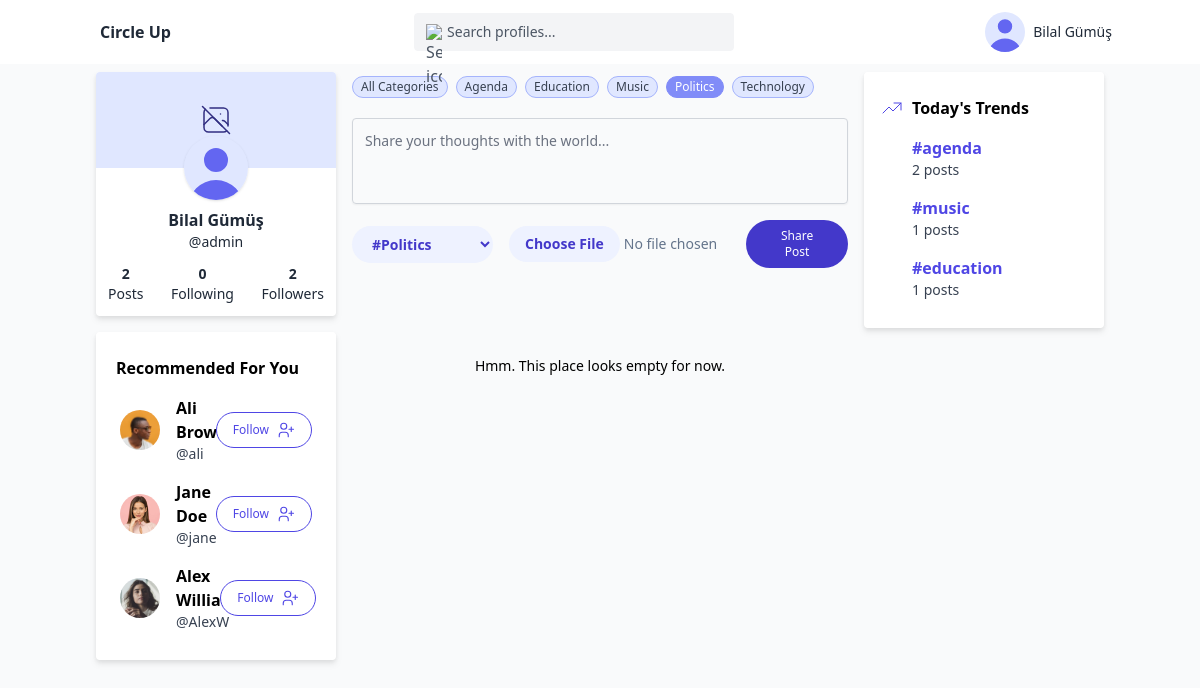
Page /pages/index.php?category_id=3 (signed in) on the committed database.
### tables this page shows
CREATE TABLE `users` (
  `id` int(11) NOT NULL,
  `username` varchar(255) NOT NULL,
  `first_name` varchar(50) NOT NULL,
  `last_name` varchar(50) NOT NULL,
  `email` varchar(255) NOT NULL,
  `password` varchar(255) NOT NULL,
  `profile_picture` varchar(50) NOT NULL DEFAULT 'default',
  `banner_picture` varchar(50) NOT NULL DEFAULT 'default',
  `role_id` int(11) NOT NULL DEFAULT 3,
  `user_date` timestamp NOT NULL DEFAULT current_timestamp() ON UPDATE current_timestamp()
);

CREATE TABLE `category` (
  `category_id` int(11) NOT NULL,
  `category_title` varchar(50) NOT NULL
);

### components/left-bar/components/recommended-user.php (the view, shortened to what this page needs)
<div class="bg-white drop-shadow-md rounded px-4 py-6">
    <span class="text-base font-semibold ml-1">Recommended For You</span>
    <div class="flex flex-col gap-2 mt-3">
        <?php
        $recommendedUserQuery = "SELECT * FROM users WHERE NOT id IN(SELECT receiver_id FROM user_follow WHERE sender_id = ?) AND id != ? LIMIT 3;";
        $stmt = $link->prepare($recommendedUserQuery);
        $stmt->bind_param("ii", $_SESSION["id"], $_SESSION["id"]);
        $stmt->execute();
        $all_recommended_user = $stmt->get_result();
        if (!($all_recommended_user->num_rows < 1)) {
            while ($row = $all_recommended_user->fetch_assoc()) { ?>
                <a href="profile.php?user_id=<?php echo $row["id"] ?>" class="flex justify-between items-center gap-4 hover:bg-indigo-50 px-2">
                    <div class="flex justify-between items-center gap-4">
                        <?php if ($row["profile_picture"] == "default") { ?>
                            <div class="relative w-10 h-10 overflow-hidden bg-indigo-100 rounded-full">
                                <svg class="absolute w-12 h-12 text-indigo-500 -left-1" fill="currentColor" viewBox="0 0 20 20" xmlns="http://www.w3.org/2000/svg">
                                    <path fill-rule="evenodd" d="M10 9a3 3 0 100-6 3 3 0 000 6zm-7 9a7 7 0 1114 0H3z" clip-rule="evenodd"></path>
                                </svg>
                            </div>
                        <?php } else { ?>
                            <img class="rounded-full h-10 w-10 object-cover" src="../assets/images/user/profile/<?php echo $row["profile_picture"]; ?>" alt="avatar" />
                        <?php } ?>
                        <div class="flex flex-col py-1">
                            <span class="text-base font-semibold"><?php echo $row["first_name"] . " " . $row["last_name"]; ?></span>
                            <span class="text-gray-700 text-sm">@<?php echo $row["username"]; ?></span>
                        </div>
                    </div>
                    <div>
                        <form method="POST">
                            <button name="follow_recommended_user" type="submit" class="border border-indigo-600 text-indigo-600 bg-white hover:text-white hover:bg-indigo-600 flex gap-2 items-center transition duration-150 ease-in-out rounded-full py-2 px-4 text-xs focus:outline-none focus:ring-2 focus:ring-offset-2 focus:ring-indigo-600">
                                <span>Follow</span>
                            </button>
                        </form>
                    </div>
                </a>
            <?php }
        } else { ?>
            <div class="pb-2 pt-8 text-sm text-center">Hmm. Looks like you're following everyone.</div>
        <?php } ?>
    </div>
</div>

### components/header.php (shortened to what this page needs)
<div class="h-full w-full">
    <nav class="w-full mx-auto bg-white">
        <div class="container justify-between h-16 flex items-center lg:items-stretch mx-auto">
            <div class="h-full flex items-center">
                <div aria-label="Website Logo" role="img" class="mr-10 flex items-center">
                    <a href="/wt_project/pages/index.php">
                        <h3 class="text-base text-gray-800 font-bold tracking-normal leading-tight ml-0 md:ml-3 lg:block">Circle Up</h3>
                    </a>
                </div>
            </div>
            <div class="pr-12 h-full flex items-center">
                <div class="relative w-full">
                    <div class="text-gray-600 absolute ml-3 inset-0 m-auto w-4 h-4">
                        <img src="https://tuk-cdn.s3.amazonaws.com/can-uploader/light_with_Grey_background-svg3.svg" alt="Search icon">
                    </div>
                    <input class="border border-gray-100 focus:outline-none focus:border-indigo-700 w-full md:w-80 rounded text-sm text-gray-500 placeholder-gray-600 bg-gray-100 pl-8 py-2"
                           type="search"
                           aria-label="Search profiles"
                           placeholder="Search profiles..." />
                </div>
            </div>
            <div class="h-full flex items-center justify-end">
                <div class="w-full h-full flex items-center">
                    <?php
                    if (isset($_SESSION["loggedin"]) && $_SESSION["loggedin"] === true) {
                        $user_id = $_SESSION["id"];
                        $userQuery = "SELECT * FROM users WHERE id = ?";
                        $stmt = $link->prepare($userQuery);
                        $stmt->bind_param("i", $user_id);
                        $stmt->execute();
                        $result = $stmt->get_result();
                        $user_data = $result->fetch_assoc();
                    ?>
                        <div class="w-full h-full flex">
                            <div x-data="{
                                open: false,
                                toggle() {
                                    if (this.open) {
                                        return this.close()
                                    }
                                    this.$refs.button.focus()
                                    this.open = true
                                },
                                close(focusAfter) {
                                    if (! this.open) return
                                    this.open = false
                                    focusAfter && focusAfter.focus()
                                }
                            }" x-on:keydown.escape.prevent.stop="close($refs.button)" x-on:focusin.window="! $refs.panel.contains($event.target) && close()" x-id="['dropdown-button']" class="cursor-pointer w-full flex items-center justify-end relative">
                                <button x-ref="button"
                                        x-on:click="toggle()"
                                        :aria-expanded="open"
                                        :aria-controls="$id('dropdown-button')"
                                        aria-haspopup="true"
                                        type="button"
                                        class="focus:outline-none rounded flex items-center">
                                    <?php if ($user_data["profile_picture"] == "default") { ?>
                                        <div class="relative w-10 h-10 overflow-hidden bg-indigo-100 rounded-full">
                                            <svg class="absolute w-12 h-12 text-indigo-500 -left-1" fill="currentColor" viewBox="0 0 20 20" xmlns="http://www.w3.org/2000/svg">
                                                <path fill-rule="evenodd" d="M10 9a3 3 0 100-6 3 3 0 000 6zm-7 9a7 7 0 1114 0H3z" clip-rule="evenodd"></path>
                                            </svg>
                                        </div>
                                    <?php } else { ?>
                                        <img class="rounded-full h-10 w-10 object-cover"
                                             src="../assets/images/user/profile/<?php echo $user_data["profile_picture"]; ?>"
                                             alt="User profile picture" />
                                    <?php } ?>
                                    <p class="text-gray-800 text-sm ml-2 hidden sm:block"><?php echo htmlspecialchars($user_data["first_name"] . " " . $user_data["last_name"]); ?></p>
                                </button>
                            </div>
                        </div>
                    <?php } ?>
                </div>
            </div>
        </div>
    </nav>
</div>

### components/left-bar/components/user-card.php (shortened to what this page needs)
<div class="bg-white drop-shadow-md rounded">
    <div class="relative h-24 mb-10">
        <?php if ($userData["banner_picture"] == "default") { ?>
            <div class="w-full h-full absolute rounded-t bg-indigo-100 flex justify-center items-center text-indigo-900">
            </div>
        <?php } else { ?>
            <img src="../assets/images/user/banner/<?php echo $userData["banner_picture"]; ?>" alt="User banner" class="w-full h-full object-cover absolute shadow rounded-t" />
        <?php } ?>
        <a href="profile.php?user_id=<?php echo $userData["id"]; ?>">
            <div class="w-16 h-16 rounded-full bg-cover bg-center bg-no-repeat absolute left-1/2 -translate-x-1/2 bottom-0 -mb-8 shadow flex items-center justify-center">
                <?php if ($userData["profile_picture"] == "default") { ?>
                    <div class="relative w-16 h-16 overflow-hidden bg-indigo-100 rounded-full">
                        <svg class="absolute text-indigo-500 w-20 h-20 -left-2" fill="currentColor" viewBox="0 0 20 20" xmlns="http://www.w3.org/2000/svg">
                            <path fill-rule="evenodd" d="M10 9a3 3 0 100-6 3 3 0 000 6zm-7 9a7 7 0 1114 0H3z" clip-rule="evenodd"></path>
                        </svg>
                    </div>
                <?php } else { ?>
                    <img src="../assets/images/user/profile/<?php echo $userData["profile_picture"]; ?>" alt="Profile picture" class="absolute z-0 h-full w-full object-cover rounded-full shadow top-0 left-0 bottom-0 right-0" />
                <?php } ?>
            </div>
        </a>
    </div>
    <div class="text-center">
        <h3 class="text-base text-gray-800 font-bold"><?php echo $userData["first_name"] . " " . $userData["last_name"]; ?></h3>
        <p class="text-sm text-gray-800">@<?php echo $userData["username"]; ?></p>
    </div>
    <div class="flex justify-between p-3">
        <?php
        $postCountQuery = "SELECT COUNT(*) as total_post_count FROM post INNER JOIN users ON users.id = post.user_id WHERE users.id = ?;";
        $stmt = $link->prepare($postCountQuery);
        $stmt->bind_param("i", $user_id);
        $stmt->execute();
        $result = $stmt->get_result();
        $postCount = $result->fetch_assoc();
        $followingCountQuery = "SELECT COUNT(*) as total_following_count FROM user_follow WHERE user_follow.sender_id = ?;";
        $stmt = $link->prepare($followingCountQuery);
        $stmt->bind_param("i", $user_id);
        $stmt->execute();
        $result = $stmt->get_result();
        $followingCount = $result->fetch_assoc();
        $followerCountQuery = "SELECT COUNT(*) as total_follower_count FROM user_follow WHERE user_follow.receiver_id = ?";
        $stmt = $link->prepare($followerCountQuery);
        $stmt->bind_param("i", $user_id);
        $stmt->execute();
        $result = $stmt->get_result();
        $followerCount = $result->fetch_assoc();
        ?>
        <div class="flex flex-col text-center">
            <h3 class="text-sm text-gray-800 font-bold"><?php echo $postCount["total_post_count"]; ?></h3>
            <p class="text-sm text-gray-800">Posts</p>
        </div>
        <div class="flex flex-col text-center">
            <h3 class="text-sm text-gray-800 font-bold"><?php echo $followingCount["total_following_count"]; ?></h3>
            <p class="text-sm text-gray-800">Following</p>
        </div>
        <div class="flex flex-col text-center">
            <h3 class="text-sm text-gray-800 font-bold"><?php echo $followerCount["total_follower_count"]; ?></h3>
            <p class="text-sm text-gray-800">Followers</p>
        </div>
    </div>
</div>

### components/content/components/category-list.php
<div class="container mx-auto flex flex-row flex-wrap gap-2">
    <a href="?category_id=0" class="flex justify-center items-center my-1 font-medium py-1 px-2 rounded-full cursor-pointer border <?php echo ($category_id == 0) ? "bg-indigo-400 border-indigo-400 text-white" : "text-gray-700 bg-indigo-100 border-indigo-300" ?>">
        <div class="text-xs font-normal leading-none max-w-full flex-initial">All Categories</div>
    </a>
    <?php
    $categoryQuery = "SELECT * FROM category ORDER BY category_title";
    $stmt = $link->prepare($categoryQuery);
    $stmt->execute();
    $categoryList = $stmt->get_result();
    if ($categoryList->num_rows > 0) {
        while ($row = $categoryList->fetch_assoc()) { ?>
            <a href="?category_id=<?php echo $row["category_id"]; ?>" class="flex justify-center items-center my-1 font-medium py-1 px-2 rounded-full cursor-pointer border <?php echo ($category_id == $row["category_id"]) ? "bg-indigo-400 border-indigo-400 text-white" : "text-gray-700 bg-indigo-100 border-indigo-300" ?>">
                <div class="text-xs font-normal leading-none max-w-full flex-initial"><?php echo htmlspecialchars(ucfirst($row["category_title"])); ?></div>
            </a>
    <?php }
    } ?>
</div>

### components/right-bar/index.php (shortened to what this page needs)
<?php
include("components/trend-card.php");
function getTrendingCategories($link, $interval = null) {
    $timeConstraint = $interval
        ? "WHERE post_date >= NOW() - INTERVAL 1 $interval"
        : "";
    $query = "
        SELECT
            COUNT(post_id) as post_count,
            category.category_id,
            category.category_title
        FROM post
        INNER JOIN category ON post.post_category_id = category.category_id
        $timeConstraint
        GROUP BY post_category_id
        ORDER BY COUNT(post_id) DESC
        LIMIT 3
    ";
    $stmt = $link->prepare($query);
    $stmt->execute();
    return $stmt->get_result();
}
$timePeriods = [
    'day' => 'Today\'s Trends',
    'week' => 'Weekly Trends',
    'month' => 'Monthly Trends',
    'year' => 'Yearly Trends'
];
foreach ($timePeriods as $period => $title) {
    $trendData = getTrendingCategories($link, $period);
    if ($trendData->num_rows == 3) {
        echo TrendCard($trendData, $title);
        exit();
    }
}
?>

### components/right-bar/components/trend-card.php (shortened to what this page needs)
<?php
function TrendCard($trendData, $title) {
?>
    <div class="bg-white drop-shadow-md rounded px-4 py-6">
        <div class="flex items-center gap-2">
            <h2 class="text-base font-semibold"><?php echo htmlspecialchars($title); ?></h2>
        </div>
        <div class="flex flex-col gap-2 mt-3">
            <?php while ($row = $trendData->fetch_assoc()): ?>
                <a href="?category_id=<?php echo htmlspecialchars($row["category_id"]); ?>"
                   class="flex flex-col py-1 pl-8 hover:bg-indigo-50 transition-colors duration-200">
                    <span class="text-indigo-600 text-base font-semibold">
                        #<?php echo htmlspecialchars($row["category_title"]); ?>
                    </span>
                    <span class="text-gray-700 text-sm">
                        <?php echo number_format($row["post_count"]); ?> posts
                    </span>
                </a>
            <?php endwhile; ?>
        </div>
    </div>
<?php
}
?>

### rows in the picture
users: first_name+last_name "Bilal Gümüş", first_name "Bilal", last_name "Gümüş", username "admin"
users: profile_picture (picture), first_name "Ali", last_name "Brown", username "ali"
users: profile_picture (picture), first_name "Jane", last_name "Doe", username "jane"
users: profile_picture (picture), first_name "Alex", last_name "Williams", username "AlexW"
category: category_title "Agenda", category_title "agenda", post_count "2"
category: category_title "Education", category_title "education", post_count "1"
category: category_title "Music", category_title "music", post_count "1"
category: category_title "Politics"
category: category_title "Technology"

### other values in the picture
$postCount["total_post_count"] "2"
$followingCount["total_following_count"] "0"
$followerCount["total_follower_count"] "2"
$title "Today's Trends"
